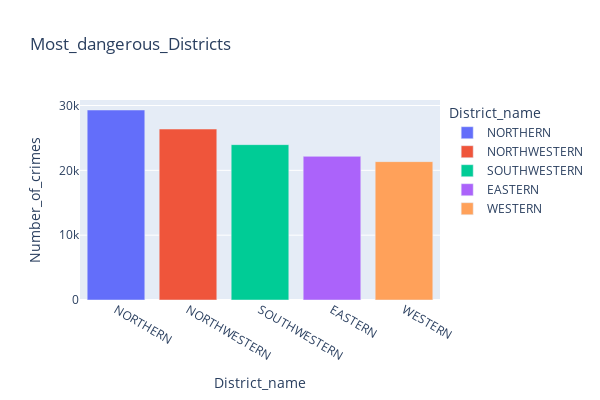

This figure's notebook cell:
### Code cell
# Plotting the data for the least dangerous districts: 

fig = px.bar(Safest_dist, x="District_name", y="Number_of_crimes", title='Most_dangerous_Districts', height=400, width=600, color='District_name')
fig.show()

### Figure 1 — Plotly figure (JSON) as saved in the notebook; plotly's stock layout.template omitted (floating-point values rounded to 4 significant figures)
{"data": [{"alignmentgroup": "True", "hovertemplate": "District_name=%{x}<br>Number_of_crimes=%{y}<extra></extra>", "legendgroup": "NORTHERN", "marker": {"color": "#636efa", "pattern": {"shape": ""}}, "name": "NORTHERN", "offsetgroup": "NORTHERN", "orientation": "v", "showlegend": true, "textposition": "auto", "type": "bar", "x": ["NORTHERN"], "xaxis": "x", "y": [29310], "yaxis": "y"}, {"alignmentgroup": "True", "hovertemplate": "District_name=%{x}<br>Number_of_crimes=%{y}<extra></extra>", "legendgroup": "NORTHWESTERN", "marker": {"color": "#EF553B", "pattern": {"shape": ""}}, "name": "NORTHWESTERN", "offsetgroup": "NORTHWESTERN", "orientation": "v", "showlegend": true, "textposition": "auto", "type": "bar", "x": ["NORTHWESTERN"], "xaxis": "x", "y": [26373], "yaxis": "y"}, {"alignmentgroup": "True", "hovertemplate": "District_name=%{x}<br>Number_of_crimes=%{y}<extra></extra>", "legendgroup": "SOUTHWESTERN", "marker": {"color": "#00cc96", "pattern": {"shape": ""}}, "name": "SOUTHWESTERN", "offsetgroup": "SOUTHWESTERN", "orientation": "v", "showlegend": true, "textposition": "auto", "type": "bar", "x": ["SOUTHWESTERN"], "xaxis": "x", "y": [23966], "yaxis": "y"}, {"alignmentgroup": "True", "hovertemplate": "District_name=%{x}<br>Number_of_crimes=%{y}<extra></extra>", "legendgroup": "EASTERN", "marker": {"color": "#ab63fa", "pattern": {"shape": ""}}, "name": "EASTERN", "offsetgroup": "EASTERN", "orientation": "v", "showlegend": true, "textposition": "auto", "type": "bar", "x": ["EASTERN"], "xaxis": "x", "y": [22161], "yaxis": "y"}, {"alignmentgroup": "True", "hovertemplate": "District_name=%{x}<br>Number_of_crimes=%{y}<extra></extra>", "legendgroup": "WESTERN", "marker": {"color": "#FFA15A", "pattern": {"shape": ""}}, "name": "WESTERN", "offsetgroup": "WESTERN", "orientation": "v", "showlegend": true, "textposition": "auto", "type": "bar", "x": ["WESTERN"], "xaxis": "x", "y": [21346], "yaxis": "y"}], "layout": {"barmode": "relative", "height": 400, "legend": {"title": {"text": "District_name"}, "tracegroupgap": 0}, "title": {"text": "Most_dangerous_Districts"}, "width": 600, "xaxis": {"anchor": "y", "categoryarray": ["NORTHERN", "NORTHWESTERN", "SOUTHWESTERN", "EASTERN", "WESTERN"], "categoryorder": "array", "domain": [0, 1], "title": {"text": "District_name"}}, "yaxis": {"anchor": "x", "domain": [0, 1], "title": {"text": "Number_of_crimes"}}}}
